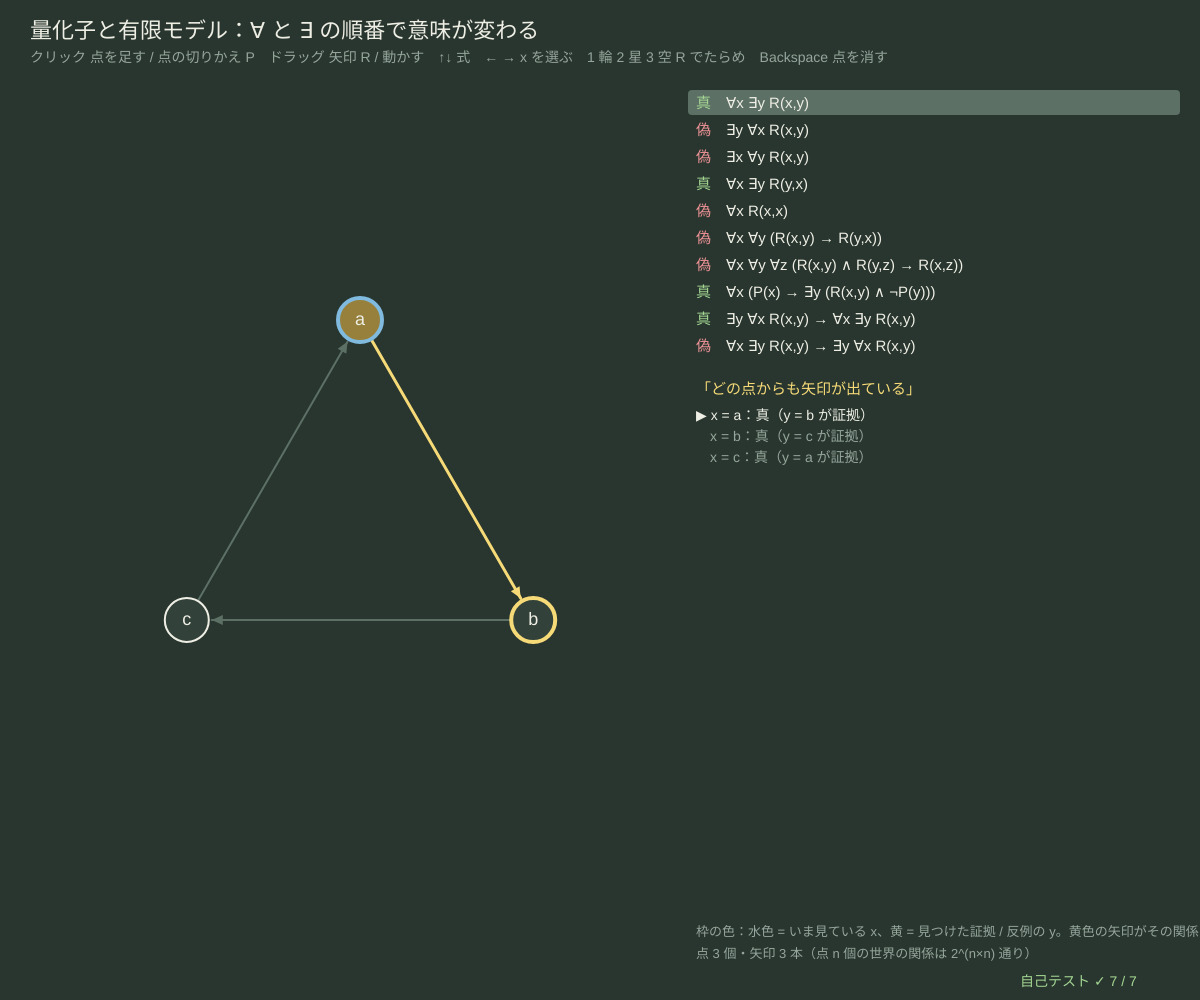
Frame 1 (no input)
Frame 60 (no input): identical to frame 1, image omitted
Frame 120 (the mouse pressed at the canvas centre since frame 60): identical to frame 1, image omitted

The p5.js sketch that drew this single still picture (run headless with seeded random() and noise() and a simulated clock; from frame 60 on, the mouse is pressed at the canvas centre):

// p5.js sketch
// ── sketch.js
// ============================================
// 04 量化子と有限モデル ─ 点（もの）と矢印（関係 R）の小さな世界で、∀（すべての）∃（ある）を含む式の真偽を調べる
// ∀x ∃y R(x,y)「どの点からも矢印が出ている」と ∃y ∀x R(x,y)「全員から矢印が来る 1 点がある」は順番だけちがうが意味がちがう。
// 世界が有限なら、∀ は「全部の点で調べる」、∃ は「1 つ見つかればよい」で計算できる。光る矢印が証拠（∃ の見つけた点）
// 空いた所をクリック = 点を足す（最初の 1 回はキーを届かせるだけ）/ 点から点へドラッグ = 矢印 R(x,y) の切りかえ（同じ点へ戻ると自分への矢印）
// 点をクリック = 性質 P の切りかえ（黄色い点）/ 点を空いた所へドラッグ = 動かす / Backspace 最後の点を消す
// ↑↓ 式を選ぶ / ← → x の値を選ぶ / 1 輪（a→b→c→a）2 星 3 空っぽ / R でたらめな世界
// ============================================

const FORMULAS = [                      // ★ 調べる式（∀ ∃ ¬ ∧ ∨ →、R(x,y)、P(x)、x = y）
  ['∀x ∃y R(x,y)', 'どの点からも矢印が出ている'],
  ['∃y ∀x R(x,y)', '全員（自分も）から矢印が来る点がある'],
  ['∃x ∀y R(x,y)', '全員へ矢印を出す点がある'],
  ['∀x ∃y R(y,x)', 'どの点にも矢印が来ている'],
  ['∀x R(x,x)', '反射的'],
  ['∀x ∀y (R(x,y) → R(y,x))', '対称的'],
  ['∀x ∀y ∀z (R(x,y) ∧ R(y,z) → R(x,z))', '推移的'],
  ['∀x (P(x) → ∃y (R(x,y) ∧ ¬P(y)))', '黄色い点はどれも、黄色でない点へ矢印を出す'],
  ['∃y ∀x R(x,y) → ∀x ∃y R(x,y)', '∃∀ なら ∀∃（いつも真）'],
  ['∀x ∃y R(x,y) → ∃y ∀x R(x,y)', '∀∃ なら ∃∀？（成り立たない世界がある）'],
];
const MAX_PTS = 7, PR = 22;             // ★ 点の数の上限、点の半径
let pts = [], rel = new Set(), fIdx = 0, xSel = 0, gotFocus = false, dragFrom = -1, dragMoved = false, parsedF = [];

function setup() {
  createCanvas(windowWidth, windowHeight);
  parsedF = FORMULAS.map((f) => foParse(f[0]));
  selfTest();
  exampleWorld(1);
}
function windowResized() { resizeCanvas(windowWidth, windowHeight); }
const NAMES = 'abcdefg';
function rk(i, j) { return i + ',' + j; }
function hasR(i, j) { return rel.has(rk(i, j)); }
function exampleWorld(k) {
  let cx = width * 0.3, cy = height * 0.52, rr = Math.min(width, height) * 0.2;
  const ring = (n) => { pts = []; for (let i = 0; i < n; i++) pts.push({ x: cx + rr * Math.cos(-Math.PI / 2 + (i * 2 * Math.PI) / n), y: cy + rr * Math.sin(-Math.PI / 2 + (i * 2 * Math.PI) / n), P: false }); };
  rel = new Set();
  if (k === 1) { ring(3); rel = new Set([rk(0, 1), rk(1, 2), rk(2, 0)]); pts[0].P = true; }
  if (k === 2) { ring(4); for (let i = 0; i < 4; i++) rel.add(rk(i, 0)); }
  if (k === 3) ring(3);
  if (k === 4) { ring(rndInt(3, 5)); for (let i = 0; i < pts.length; i++) { pts[i].P = rnd() < 0.4; for (let j = 0; j < pts.length; j++) if (rnd() < 0.3) rel.add(rk(i, j)); } }
  xSel = 0;
}
// ---- 一階の式：小さな構文解析（∀x φ・∃x φ・R(x,y)・P(x)・x = y と ¬ ∧ ∨ →）
function foParse(s) {
  let i = 0;
  const ws = () => { while (s[i] === ' ') i++; }, eat = (c) => { ws(); if (s.startsWith(c, i)) { i += c.length; return true; } return false; };
  const vname = () => { ws(); let c = s[i]; if (c >= 'a' && c <= 'z') { i++; return c; } throw '変数がない'; };
  const imp = () => { let a = orr(); if (eat('→')) return { op: 'imp', a, b: imp() }; return a; };
  const orr = () => { let a = andd(); while (eat('∨')) a = { op: 'or', a, b: andd() }; return a; };
  const andd = () => { let a = un(); while (eat('∧')) a = { op: 'and', a, b: un() }; return a; };
  const un = () => {
    if (eat('¬')) return { op: 'not', a: un() };
    if (eat('∀')) { let v = vname(); return { op: 'all', v, a: un() }; }
    if (eat('∃')) { let v = vname(); return { op: 'ex', v, a: un() }; }
    if (eat('(')) { let a = imp(); if (!eat(')')) throw '「)」がない'; return a; }
    if (eat('R(')) { let a = vname(); eat(','); let b = vname(); if (!eat(')')) throw '「)」がない'; return { op: 'R', x: a, y: b }; }
    if (eat('P(')) { let a = vname(); if (!eat(')')) throw '「)」がない'; return { op: 'P', x: a }; }
    let a = vname(); if (!eat('=')) throw '読めない'; return { op: 'eq', x: a, y: vname() };
  };
  try { let f = imp(); ws(); return i === s.length ? f : null; } catch (e) { return null; }
}
function foEval(f, env, n, R, Pv) {     // 世界：点 0..n-1、関係 R(i,j)、性質 Pv(i)。env = { x: 点の番号 }
  switch (f.op) {
    case 'R': return R(env[f.x], env[f.y]);
    case 'P': return Pv(env[f.x]);
    case 'eq': return env[f.x] === env[f.y];
    case 'not': return !foEval(f.a, env, n, R, Pv);
    case 'and': return foEval(f.a, env, n, R, Pv) && foEval(f.b, env, n, R, Pv);
    case 'or': return foEval(f.a, env, n, R, Pv) || foEval(f.b, env, n, R, Pv);
    case 'imp': return !foEval(f.a, env, n, R, Pv) || foEval(f.b, env, n, R, Pv);
    case 'all': for (let d = 0; d < n; d++) if (!foEval(f.a, Object.assign({}, env, { [f.v]: d }), n, R, Pv)) return false; return true;
    case 'ex': for (let d = 0; d < n; d++) if (foEval(f.a, Object.assign({}, env, { [f.v]: d }), n, R, Pv)) return true; return false;
  }
  return false;
}
function evalHere(f, env) { return foEval(f, env || {}, pts.length, hasR, (i) => !!pts[i].P); }
function witness(f, env) {              // ∃ なら最初の証拠の点、∀ なら最初の反例の点（なければ -1）
  for (let d = 0; d < pts.length; d++) { let v = evalHere(f.a, Object.assign({}, env, { [f.v]: d })); if (f.op === 'ex' ? v : !v) return d; }
  return -1;
}

function draw() {
  background(...BG);
  hudTitle('量化子と有限モデル：∀ と ∃ の順番で意味が変わる', 'クリック 点を足す / 点の切りかえ P　ドラッグ 矢印 R / 動かす　↑↓ 式　← → x を選ぶ　1 輪 2 星 3 空 R でたらめ　Backspace 点を消す');
  let f = parsedF[fIdx], n = pts.length, hiEdges = [], xMark = -1, yMark = -1, lines = [];
  // ---- 説明：外側の量化子の変数 x の値ごとに、内側の証拠（または反例）
  if (f && n && (f.op === 'all' || f.op === 'ex')) {
    xSel = clampv(xSel, 0, n - 1);
    for (let d = 0; d < n; d++) {
      let env = { [f.v]: d }, v = evalHere(f.a, env), inner = f.a, s = f.v + ' = ' + NAMES[d] + '：' + (v ? '真' : '偽');
      if (inner.op === 'all' || inner.op === 'ex') {
        let w = witness(inner, env);
        s += w >= 0 ? '（' + inner.v + ' = ' + NAMES[w] + (inner.op === 'ex' ? ' が証拠）' : ' が反例）') : inner.op === 'ex' ? '（' + inner.v + ' が見つからない）' : '（どの ' + inner.v + ' でも成り立つ）';
        if (d === xSel && w >= 0) { yMark = w; if (inner.a.op === 'R') hiEdges.push(inner.a.x === f.v ? [d, w] : [w, d]); }
      } else if (d === xSel && inner.op === 'R' && inner.x === f.v && inner.y === f.v) hiEdges.push([d, d]);
      lines.push([s, v, d]);
    }
    xMark = xSel;
  }
  // ---- 世界の図
  for (let i = 0; i < n; i++) for (let j = 0; j < n; j++) if (hasR(i, j)) drawArrow(i, j, hiEdges.some((e) => e[0] === i && e[1] === j) ? YEL : LINEC);
  if (dragFrom >= 0 && dragMoved) { stroke(...SKY); strokeWeight(2); line(pts[dragFrom].x, pts[dragFrom].y, mouseX, mouseY); }
  pts.forEach((p, i) => {
    stroke(...(i === xMark ? SKY : i === yMark ? YEL : INK)); strokeWeight(i === xMark || i === yMark ? 4 : 2);
    fill(...(p.P ? [150, 128, 60] : PANEL)); circle(p.x, p.y, PR * 2);
    noStroke(); fill(...INK); textSize(18); textAlign(CENTER, CENTER); text(NAMES[i], p.x, p.y);
  });
  // ---- 右：式の一覧と、選んだ式の説明
  let rx = width * 0.58;
  noStroke(); textAlign(LEFT, BASELINE);
  FORMULAS.forEach(([s, ja], k) => {
    let g = parsedF[k], v = g && n ? evalHere(g) : null, y = 108 + k * 27;
    if (k === fIdx) { fill(...LINEC); rect(rx - 8, y - 18, width - rx - 12, 25, 4); }
    fill(...(v === null ? DIMC : v ? GRN : PINK)); textSize(15); text(v === null ? '?' : v ? '真' : '偽', rx, y);
    fill(...INK); text(s, rx + 30, y);
  });
  let y0 = 108 + FORMULAS.length * 27 + 16;
  fill(...YEL); textSize(15); text('「' + FORMULAS[fIdx][1] + '」', rx, y0);
  lines.forEach(([s, v, d], k) => { fill(...(d === xSel ? INK : DIMC)); textSize(14); text((d === xSel ? '▶ ' : '　') + s, rx, y0 + 26 + k * 21); });
  fill(...DIMC); textSize(13);
  text('枠の色：水色 = いま見ている x、黄 = 見つけた証拠 / 反例の y。黄色の矢印がその関係', rx, height - 64);
  text('点 ' + n + ' 個・矢印 ' + rel.size + ' 本（点 n 個の世界の関係は 2^(n×n) 通り）', rx, height - 42);
  drawSelfTest(width - 180, height - 14);
}
function drawArrow(i, j, col) {
  let a = pts[i], b = pts[j];
  stroke(...col); strokeWeight(col === YEL ? 3 : 2); noFill();
  if (i === j) { circle(a.x, a.y - PR - 12, 26); return; }
  let dx = b.x - a.x, dy = b.y - a.y, L = Math.hypot(dx, dy) || 1, ux = dx / L, uy = dy / L, off = hasR(j, i) ? 6 : 0;
  let x0 = a.x + ux * PR - uy * off, y0 = a.y + uy * PR + ux * off, x1 = b.x - ux * (PR + 3) - uy * off, y1 = b.y - uy * (PR + 3) + ux * off;
  line(x0, y0, x1, y1);
  noStroke(); fill(...col); triangle(x1, y1, x1 - ux * 11 - uy * 5, y1 - uy * 11 + ux * 5, x1 - ux * 11 + uy * 5, y1 - uy * 11 - ux * 5);
}
function hitPt(x, y) { for (let i = pts.length - 1; i >= 0; i--) if (Math.hypot(pts[i].x - x, pts[i].y - y) < PR) return i; return -1; }
function mousePressed() {
  if (!gotFocus) { gotFocus = true; return; }  // 最初の 1 回はキーを届かせるだけ
  if (mouseX > width * 0.56) return;
  dragFrom = hitPt(mouseX, mouseY); dragMoved = false;
  if (dragFrom < 0 && pts.length < MAX_PTS && mouseY > 80) pts.push({ x: mouseX, y: mouseY, P: false });
}
function mouseDragged() { if (dragFrom >= 0 && Math.hypot(mouseX - pts[dragFrom].x, mouseY - pts[dragFrom].y) > PR) dragMoved = true; }
function mouseReleased() {
  if (dragFrom < 0) return;
  let to = hitPt(mouseX, mouseY);
  if (!dragMoved && to === dragFrom) pts[dragFrom].P = !pts[dragFrom].P;
  else if (to >= 0) { let k = rk(dragFrom, to); if (rel.has(k)) rel.delete(k); else rel.add(k); }
  else if (dragMoved) { pts[dragFrom].x = clampv(mouseX, 30, width * 0.55); pts[dragFrom].y = clampv(mouseY, 90, height - 30); }
  dragFrom = -1;
}
function keyPressed() {
  if (key === UP_ARROW) fIdx = (fIdx + FORMULAS.length - 1) % FORMULAS.length;
  if (key === DOWN_ARROW) fIdx = (fIdx + 1) % FORMULAS.length;
  if (key === LEFT_ARROW) xSel = Math.max(0, xSel - 1);
  if (key === RIGHT_ARROW) xSel = Math.min(pts.length - 1, xSel + 1);
  if (key >= '1' && key <= '3') exampleWorld(Number(key));
  if (key === 'r' || key === 'R') exampleWorld(4);
  if (key === 'Backspace' && pts.length) { let k = pts.length - 1; pts.pop(); rel = new Set([...rel].filter((e) => e.split(',').every((v) => Number(v) !== k))); }
  return false;
}

// ---- 自己テスト
function selfTest() {
  selfTestResults = [];
  check('式 ' + FORMULAS.length + ' 個が全部読める', parsedF.every((f) => f));
  const ev = (k, n, R, Pv) => foEval(parsedF[k], {}, n, R, Pv || (() => false));
  let cyc = (i, j) => (i + 1) % 3 === j;
  check('輪 a→b→c→a：∀x∃y R(x,y) は真、∃y∀x R(x,y) は偽（順番で意味が変わる）', ev(0, 3, cyc) && !ev(1, 3, cyc));
  seedRng(8); let agree = 0, N = 200, valid = true, convFail = 0;
  const all = (n, f) => { for (let i = 0; i < n; i++) if (!f(i)) return false; return true; }, some = (n, f) => !all(n, (i) => !f(i));
  for (let t = 0; t < N; t++) {
    let n = rndInt(1, 5), M = []; for (let i = 0; i < n * n; i++) M.push(rnd() < 0.35);
    let Pa = []; for (let i = 0; i < n; i++) Pa.push(rnd() < 0.5);
    const R = (i, j) => M[i * n + j], Pv = (i) => Pa[i];
    let direct = [all(n, (x) => some(n, (y) => R(x, y))), some(n, (y) => all(n, (x) => R(x, y))), some(n, (x) => all(n, (y) => R(x, y))), all(n, (x) => some(n, (y) => R(y, x))),
      all(n, (x) => R(x, x)), all(n, (x) => all(n, (y) => !R(x, y) || R(y, x))), all(n, (x) => all(n, (y) => all(n, (z) => !(R(x, y) && R(y, z)) || R(x, z)))),
      all(n, (x) => !Pv(x) || some(n, (y) => R(x, y) && !Pv(y)))];
    if (direct.every((v, k) => v === ev(k, n, R, Pv))) agree++;
    if (!ev(8, n, R)) valid = false;
    if (!ev(9, n, R)) convFail++;
  }
  check('でたらめな世界 ' + N + ' 個（点 1〜5 個）：式の計算 = 二重・三重ループで直接調べた答え（8 つの式）', agree === N);
  check('∃y∀x R(x,y) → ∀x∃y R(x,y) は全部の世界で真、逆は偽になる世界がある（' + convFail + ' 個）', valid && convFail > 0);
  let c2 = [0, 0];
  for (let m = 0; m < 16; m++) { const R = (i, j) => !!((m >> (i * 2 + j)) & 1); if (ev(0, 2, R)) c2[0]++; if (ev(1, 2, R)) c2[1]++; }
  check('点 2 個の世界の関係 16 通り：∀x∃y R は (2²−1)² = 9 通り、∃y∀x R は 16 − 3² = 7 通りで真', c2[0] === 9 && c2[1] === 7);
  pts = [{ P: false }, { P: false }, { P: false }]; rel = new Set([rk(0, 1), rk(1, 2), rk(2, 0)]);
  check('輪の世界で ∀x∃y R(x,y) の証拠：a → b、b → c、c → a（次の点）', [0, 1, 2].every((d) => witness(parsedF[0].a, { x: d }) === (d + 1) % 3));
  check('おかしな式は読めない（null を返し、例外を出さない）', foParse('∀ R(x)') === null && foParse('R(x,y') === null && foParse('') === null);
  reportSelfTest();
}

// ---------- やってみよう ----------
// 1. 輪（1）で、どの式が真でどれが偽？ 矢印を 1 本足して ∃y∀x R(x,y) を真にするには？
// 2. ← → で x を動かして、∀x∃y の「y の証拠」が x ごとに変わる様子を見よう。∃y∀x では y は 1 つに決まっている
// 3. 反射的・対称的・推移的を全部みたす世界（同値関係）を作ろう。点はいくつかのグループに分かれる
// 4. 最後の 2 つの式：∃∀ → ∀∃ はどんな世界でも真（妥当）。逆が偽になる一番小さい世界は？
// 5. FORMULAS に式を足そう：「矢印が来ない点がある」∃x ∀y ¬R(y,x)、「x = y でなければ矢印がある」など

// ==================================================
// ここから下は「論理の道具」（中身は読まなくても OK。消さないでね）
// ==================================================
// ---- 色と小さな道具（黒板とチョーク）
const BG = [40, 54, 47];                // 背景（黒板の灰緑）
const INK = [238, 238, 228];            // 文字（白いチョーク）
const YEL = [246, 218, 120], SKY = [128, 186, 222], PINK = [238, 146, 150], GRN = [164, 214, 146], LILAC = [196, 170, 230];
const DIMC = [150, 166, 156], PANEL = [50, 66, 58], LINEC = [92, 112, 102];
function clampv(v, a, b) { return v < a ? a : v > b ? b : v !== v ? a : v; }     // NaN なら a に戻す
function fmtN(v, d) { if (typeof v !== 'number' || v !== v) return '?'; return v.toFixed(d === undefined ? 2 : d); }
function hudTitle(t, sub) {              // 左上のタイトルと操作の説明（日本語は 1 文字ずつ折り返す）
  textWrap(CHAR); noStroke(); fill(...INK); textSize(22); textAlign(LEFT, BASELINE); text(t, 30, 38);
  fill(...DIMC); textSize(14); textLeading(19); text(sub, 30, 62);
}
function typeInto(s, ch, allowed, maxLen) {   // 文字の入力：allowed に入っている 1 文字だけ足す（長さの上限つき）
  if (typeof ch !== 'string' || ch.length !== 1 || allowed.indexOf(ch) < 0) return s;
  return s.length < (maxLen || 40) ? s + ch : s;
}
function chalkPanel(x, y, w, h) { noStroke(); fill(...PANEL); rect(x, y, w, h, 8); }
function drawInputLine(x, y, label, s, err, active) {   // 入力欄：文字列と、まちがいの説明
  noStroke(); fill(...(active === false ? DIMC : YEL)); textSize(15); textAlign(LEFT, BASELINE); text(label, x, y);
  let lx = x + textWidth(label) + 8;
  fill(...INK); textSize(20); text(s + (active !== false && frameCount % 60 < 30 ? '▏' : ''), lx, y + 1);
  if (err) { fill(...PINK); textSize(14); text('✗ ' + err, lx, y + 22); }
}
// ---- 種つきの乱数（同じ種なら毎回同じ列 → 実験をくり返せる）
let rngState = 1;
function seedRng(s) { rngState = (s >>> 0) || 1; }
function rnd() {                       // 0〜1 の一様乱数（mulberry32）
  rngState = (rngState + 0x6d2b79f5) >>> 0;
  let t = rngState;
  t = Math.imul(t ^ (t >>> 15), t | 1);
  t ^= t + Math.imul(t ^ (t >>> 7), t | 61);
  return ((t ^ (t >>> 14)) >>> 0) / 4294967296;
}
function rndInt(a, b) { return a + Math.floor(rnd() * (b - a + 1)); }
function rndPick(arr) { return arr[Math.floor(rnd() * arr.length)]; }
// ---- 自己テストの道具
let selfTestResults = [];
function check(name, cond) { selfTestResults.push({ name, ok: !!cond }); }
function reportSelfTest() { for (let r of selfTestResults) (r.ok ? console.log : console.error)((r.ok ? '✓ ' : '✗ ') + r.name); }
function selfTestLine() { let n = selfTestResults.filter((r) => r.ok).length; return '自己テスト ' + (n === selfTestResults.length ? '✓ ' : '✗ ') + n + ' / ' + selfTestResults.length; }
function drawSelfTest(x, y) { noStroke(); fill(...(selfTestResults.every((r) => r.ok) ? GRN : PINK)); textSize(14); textAlign(LEFT, BASELINE); text(selfTestLine(), x, y); }
